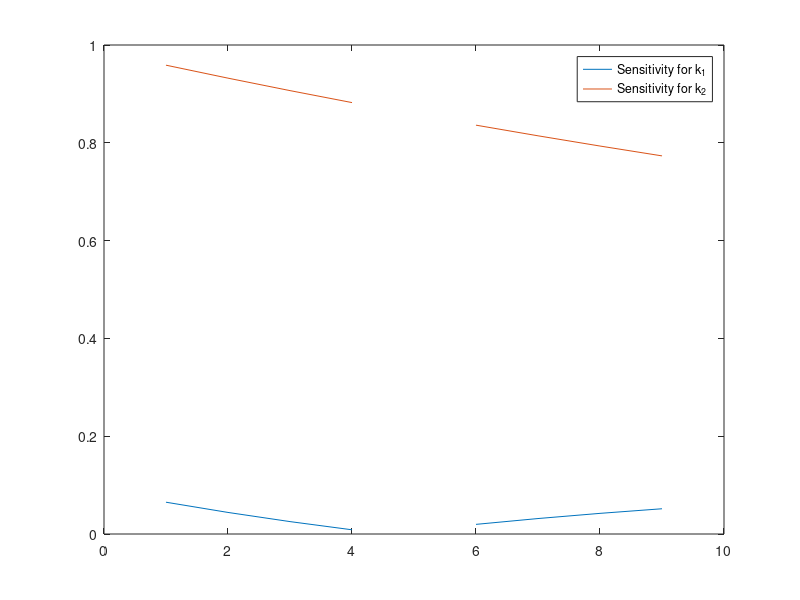

Write the MATLAB code that produced this figure. (Note: this script raises an error after producing the figure.)
clear all
close all 
clc

CT=10.15*60;    %cycle time(in minutes) 
C0i=133.26;     %Initial concentration of NH3-N
k1b=0.00381;	%base rate constant
k2b=0.00249;	%base rate constant

delta=(0.8:0.05:1.2);
k1vals=delta*k1b;   %k1 values
k2vals=delta*k2b;   %k2 values

C1b=C0i*k1b*((exp(-k1b*CT)/(k2b-k1b))+((exp(-k2b*CT)/(k1b-k2b))));  %base
%concentration for NO2_N

for i=1:length(delta)
    
    C1i_k1(i)=C0i*k1vals(i)*((exp(-k1vals(i)*CT)/(k2b-k1vals(i)))+((exp(-k2b*CT)/(k1vals(i)-k2b))));
    %concentration for new k1 value
    changeC1_k1(i)=(C1i_k1(i)-C1b)/(C1b)*100;   %percent change in NO2 
    %values for each k1 value
    Sens_k1(i)=(abs(C1b-C1i_k1(i))/C1b)*(k1b/abs(k1b-k1vals(i)));   %sensit
    %ivity for each k1 value
   
    C1i_k2(i)=C0i*k1b*((exp(-k1b*CT)/(k2vals(i)-k1b))+((exp(-k2vals(i)*CT)/(k1b-k2vals(i)))));
    %concentration for new k1 value
    changeC1_k2(i)=(C1i_k2(i)-C1b)/(C1b)*100;	%percent change in NO2 
    %values for each k2 value
    Sens_k2(i)=(abs(C1b-C1i_k2(i))/C1b)*(k2b/abs(k2b-k2vals(i)));   %sensit
    %ivity for each k2 value
    
    if Sens_k1(i)>Sens_k2(i)
        fprintf('K1(%.4f) is more sensitive.\n',k1vals(i))
    elseif Sens_k1(i)<Sens_k2(i)
        fprintf('K2(%.4f) is more sensitive.\n', k2vals(i))
    else 
        fprintf('Error, this is the base case.\n')
    end

end

hold off
plot(Sens_k1)
hold on
plot(Sens_k2)
legend('Sensitivity for k_1','Sensitivity for k_2')
fprintf('\n')
disp('Percent change in NO2 values for each k_1 value')
fprintf('\n')
VarNames1 = {'0.8k1', '0.85k1', '0.9k1', '0.95k1', 'k1', '1.05k1','1.1k1','1.15k1','1.2k1'};
T1 = array2table(changeC1_k1,'VariableNames',VarNames1); %creating table for k1 values
disp(T1)
fprintf('\n')
disp('Percent change in NO2 values for each k_2 value')
fprintf('\n')
VarNames2 = {'0.8k2', '0.85k2', '0.9k2', '0.95k2', 'k2', '1.05k2','1.1k2','1.15k2','1.2k2'};
T2 = array2table(changeC1_k2,'VariableNames',VarNames2); %creating table for k2 values
disp(T2)
